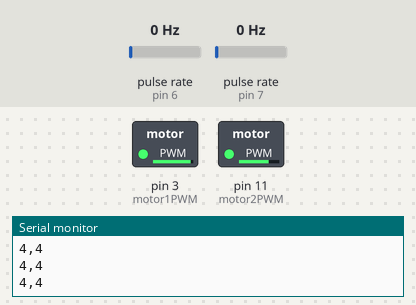
Bench run of a sketch on a simulated Arduino Uno, built with avr-gcc and run on an emulated ATmega328P. On the bench: switched loads named in the sketch (green lamp = pin HIGH), the last lines printed to the serial monitor. Wiring (inferred from the names in the program): 2 × pulse sensor: data pin 6 / data pin 7. Inputs (shaded band) come from the test bench; at power-on: pulse rate (sensors on pin 6, pin 7) 0 Hz. At 4.8 s the program stops and its outputs stay as they are.

Above: at 1.2 s.
1.3 s: pulse rate (sensor on pin 6) set to 50 Hz
At 1.8 s:
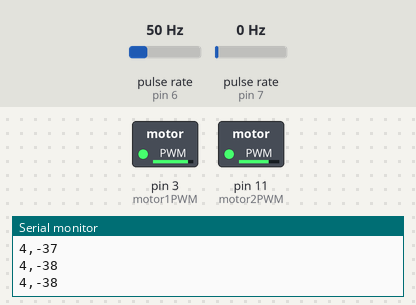
4.3 s: pulse rate (sensor on pin 7) set to 4 Hz
At 5.9 s:
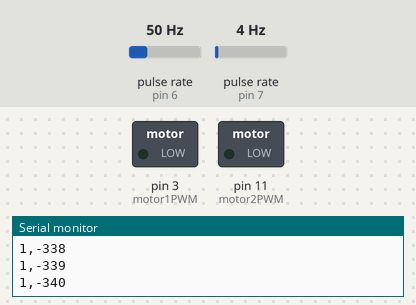
Timing chart, 0 to 6.3 s (numbered marks = the images above; inputs shaded):
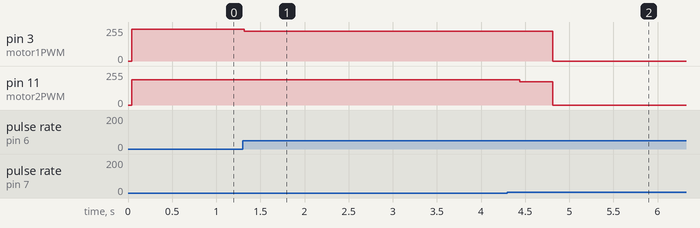

Measured:
- after the input at 1.3 s, pin 3 (motor1PWM): 240/255 → 222/255 at once
- after the input at 4.3 s, pin 3 (motor1PWM): 222/255 → 0/255 after 0.51 s; pin 11 (motor2PWM): 189/255 → 175/255 after 0.14 s, → 0/255 0.37 s later

The sketch:

encoderTurnTest.ino
```cpp
#include <PinChangeInt.h>
#define  EncoderMotorLeft  7
#define  EncoderMotorRight 6
#define  EncoderCountsPerRev (12.0)
//diameter of wheel is 3.25 in
#define  DistancePerRev       (0.85) //feet per wheel revolution
#define  DistancePerTurn      (0.33) //feet per 90 deg
#define  scale .79
#define  motor1     1
#define  motor2    2
#define  motor1PWM        3
#define  motor1Direction 12
#define  motor2PWM       11
#define  motor2Direction 13
#define pwm1    240//duty cycle on right wheel for straight line
#define pwm2    (int)pwm1*scale //duty cycle on left wheel for straight line
#define deadband1 222
#define deadband2 (int)deadband1*scale

volatile unsigned int leftEncoderCount = 0;
volatile unsigned int rightEncoderCount = 0;
void setup() {
   // set stuff up
  Serial.begin(9600);
  Serial.print("Encoder Testing Program ");
  Serial.print("Now setting up the Left Encoder: Pin ");
  Serial.print(EncoderMotorLeft);
  Serial.println();
  pinMode(EncoderMotorLeft, INPUT);     //set the pin to input
  digitalWrite(EncoderMotorLeft, HIGH); //use the internal pullup resistor
  // this next line setup the PinChange Interrupt
  PCintPort::attachInterrupt(EncoderMotorLeft, indexLeftEncoderCount,CHANGE);
  // if you "really" want to know what's going on read the PinChange.h file :)
  /////////////////////////////////////////////////
  Serial.print("Now setting up the Right Encoder: Pin ");
  Serial.print(EncoderMotorRight);
  Serial.println();
  pinMode(EncoderMotorRight, INPUT);     //set the pin to input
  digitalWrite(EncoderMotorRight, HIGH); //use the internal pullup resistor
  //we could have set this up using just "pinMode(EncoderMotorRight, INPUT_PULLUP);
  PCintPort::attachInterrupt(EncoderMotorRight, indexRightEncoderCount,CHANGE);

}

void loop() {
  // put your main code here, to run repeatedly:
    int countsDesired;
    int CMDleft, CMDright;
    int errorLeft;
    int errorRight;
    countsDesired = (int) (DistancePerTurn * EncoderCountsPerRev / DistancePerRev); //12 steps per rev r_chasis=3.375 in, d_wheel=3.25in
    errorLeft = countsDesired;
    errorRight = countsDesired;
    while(errorLeft > 0 || errorRight > 0){
      CMDright = computeCommand(countsDesired, errorRight, pwm1,deadband1);
      CMDleft = computeCommand(countsDesired, errorLeft, pwm2,deadband2);
      motor(motor1, -CMDright);
      motor(motor2, CMDleft);
      errorRight = countsDesired - rightEncoderCount;
      errorLeft = countsDesired - leftEncoderCount;
      Serial.println();
      Serial.print(errorLeft);
      Serial.print(",");
      Serial.print(errorRight);
    }
    motor(motor1, 0);
    motor(motor2, 0);
    Serial.println("1 turn");
    exit(0);
}

//////////////////////////////////////////////////////////
void indexLeftEncoderCount()
{
  leftEncoderCount++;
}
//////////////////////////////////////////////////////////
void indexRightEncoderCount()
{
  rightEncoderCount++;
}
/////////////////////////////////////////////////////////////////
int computeCommand(int count, int err, int PWM, int deadband)
//  gain, and error, both are integer values
{
//    Serial.println();
//    Serial.print(err);
//    Serial.print("/");
//    Serial.print(count);
//    Serial.print("=");
//    Serial.println((int)(err/count));
    int cmdDir = (PWM*err/count);
    if (err <= 0) {
      cmdDir = 0;
    }
//    Serial.print("Initial: ");
//    Serial.print(cmdDir);
    if (cmdDir  > PWM){
      cmdDir = PWM;
    }
    else if(cmdDir < deadband){
      cmdDir = deadband;
    }
//    Serial.print(" Adjustments: ");
//    Serial.println(cmdDir);
    return(cmdDir);
}
///////////////////////////////////////////////////////////////
void motor(int m, int pwm){
//  Serial.print(" entering motor");
//  Serial.print(m);
//  Serial.print("\t");
//  Serial.println(pwm);

  if(m == motor1){
    if(pwm > 0){
      digitalWrite(motor1Direction, HIGH);
      analogWrite(motor1PWM, pwm);
    }
    else if(pwm < 0){
      digitalWrite(motor1Direction, LOW);
      analogWrite(motor1PWM, -pwm);
      }
    else{
      analogWrite(motor1PWM, 0);
    }
  }
  if(m == motor2){
    if(pwm > 0){
      digitalWrite(motor2Direction, HIGH);
      analogWrite(motor2PWM, pwm);
    }
    else if(pwm < 0){
      digitalWrite(motor2Direction, LOW);
      analogWrite(motor2PWM, -pwm);
    }
    else {
      analogWrite(motor2PWM, 0);
    }
  }
}
```
